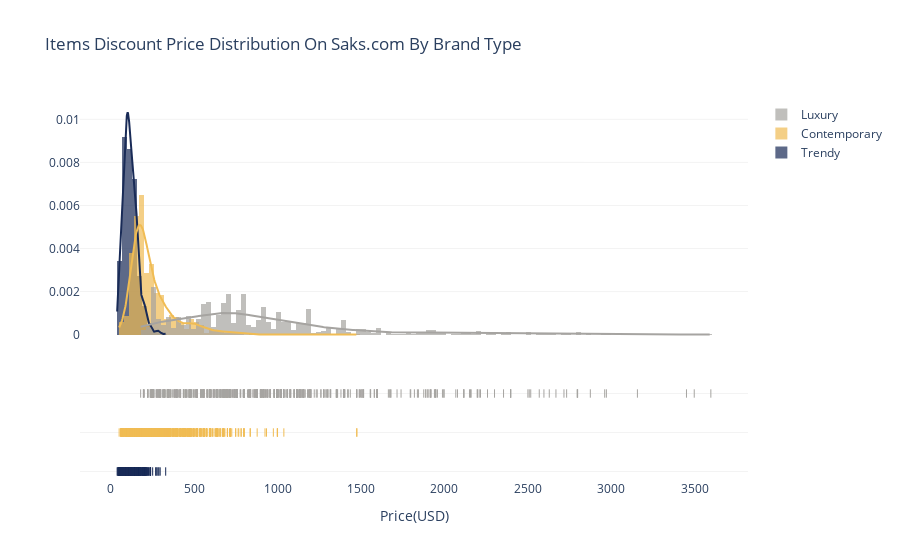

Notebook code for this chart:
### Code cell
import plotly.figure_factory as ff

contemporary = saks_full.loc[saks_full['brand_positioning']=='Contemporary']['discount_price']
trendy = saks_full.loc[saks_full['brand_positioning']=='Trendy']['discount_price']
luxury = saks_full.loc[saks_full['brand_positioning']=='Luxury']['discount_price']

hist_data = [trendy, contemporary, luxury]
group_labels = ['Trendy', 'Contemporary', 'Luxury']
colors = ['rgb(25, 43, 87)', 'rgb(240, 188, 84)', 'rgb(166, 164, 161)']

fig = ff.create_distplot(hist_data, group_labels, bin_size=30, colors= colors)
fig.update_layout(title_text='Items Discount Price Distribution On Saks.com By Brand Type',plot_bgcolor='rgb(256, 256, 256)')
fig.update_xaxes(title_text = "Price(USD)") 
fig.update_yaxes(showgrid=True, gridwidth=0.5, gridcolor='rgb(230, 230, 230)')

fig.show()

### Figure 1 — Plotly figure (JSON) as saved in the notebook; plotly's stock layout.template omitted (floating-point values rounded to 4 significant figures; data arrays with more than 128 entries replaced by an {"elided": "..."} marker saying what was removed)
{"data": [{"autobinx": false, "histnorm": "probability density", "legendgroup": "Trendy", "marker": {"color": "rgb(25, 43, 87)"}, "name": "Trendy", "opacity": 0.7, "type": "histogram", "x": {"elided": "856 float values"}, "xaxis": "x", "xbins": {"end": 330, "size": 30, "start": 39.2}, "yaxis": "y"}, {"autobinx": false, "histnorm": "probability density", "legendgroup": "Contemporary", "marker": {"color": "rgb(240, 188, 84)"}, "name": "Contemporary", "opacity": 0.7, "type": "histogram", "x": {"elided": "2351 float values"}, "xaxis": "x", "xbins": {"end": 1475, "size": 30, "start": 51.2}, "yaxis": "y"}, {"autobinx": false, "histnorm": "probability density", "legendgroup": "Luxury", "marker": {"color": "rgb(166, 164, 161)"}, "name": "Luxury", "opacity": 0.7, "type": "histogram", "x": {"elided": "782 float values"}, "xaxis": "x", "xbins": {"end": 3596, "size": 30, "start": 180}, "yaxis": "y"}, {"legendgroup": "Trendy", "marker": {"color": "rgb(25, 43, 87)"}, "mode": "lines", "name": "Trendy", "showlegend": false, "type": "scatter", "x": {"elided": "500 float values"}, "xaxis": "x", "y": {"elided": "500 float values"}, "yaxis": "y"}, {"legendgroup": "Contemporary", "marker": {"color": "rgb(240, 188, 84)"}, "mode": "lines", "name": "Contemporary", "showlegend": false, "type": "scatter", "x": {"elided": "500 float values"}, "xaxis": "x", "y": {"elided": "500 float values"}, "yaxis": "y"}, {"legendgroup": "Luxury", "marker": {"color": "rgb(166, 164, 161)"}, "mode": "lines", "name": "Luxury", "showlegend": false, "type": "scatter", "x": {"elided": "500 float values"}, "xaxis": "x", "y": {"elided": "500 float values"}, "yaxis": "y"}, {"legendgroup": "Trendy", "marker": {"color": "rgb(25, 43, 87)", "symbol": "line-ns-open"}, "mode": "markers", "name": "Trendy", "showlegend": false, "type": "scatter", "x": {"elided": "856 float values"}, "xaxis": "x", "y": {"elided": "856 str values"}, "yaxis": "y2"}, {"legendgroup": "Contemporary", "marker": {"color": "rgb(240, 188, 84)", "symbol": "line-ns-open"}, "mode": "markers", "name": "Contemporary", "showlegend": false, "type": "scatter", "x": {"elided": "2351 float values"}, "xaxis": "x", "y": {"elided": "2351 str values"}, "yaxis": "y2"}, {"legendgroup": "Luxury", "marker": {"color": "rgb(166, 164, 161)", "symbol": "line-ns-open"}, "mode": "markers", "name": "Luxury", "showlegend": false, "type": "scatter", "x": {"elided": "782 float values"}, "xaxis": "x", "y": {"elided": "782 str values"}, "yaxis": "y2"}], "layout": {"barmode": "overlay", "hovermode": "closest", "legend": {"traceorder": "reversed"}, "plot_bgcolor": "rgb(256, 256, 256)", "title": {"text": "Items Discount Price Distribution On Saks.com By Brand Type"}, "xaxis": {"anchor": "y2", "domain": [0, 1], "title": {"text": "Price(USD)"}, "zeroline": false}, "yaxis": {"anchor": "free", "domain": [0.35, 1], "gridcolor": "rgb(230, 230, 230)", "gridwidth": 0.5, "position": 0, "showgrid": true}, "yaxis2": {"anchor": "x", "domain": [0, 0.25], "dtick": 1, "gridcolor": "rgb(230, 230, 230)", "gridwidth": 0.5, "showgrid": true, "showticklabels": false}}}
